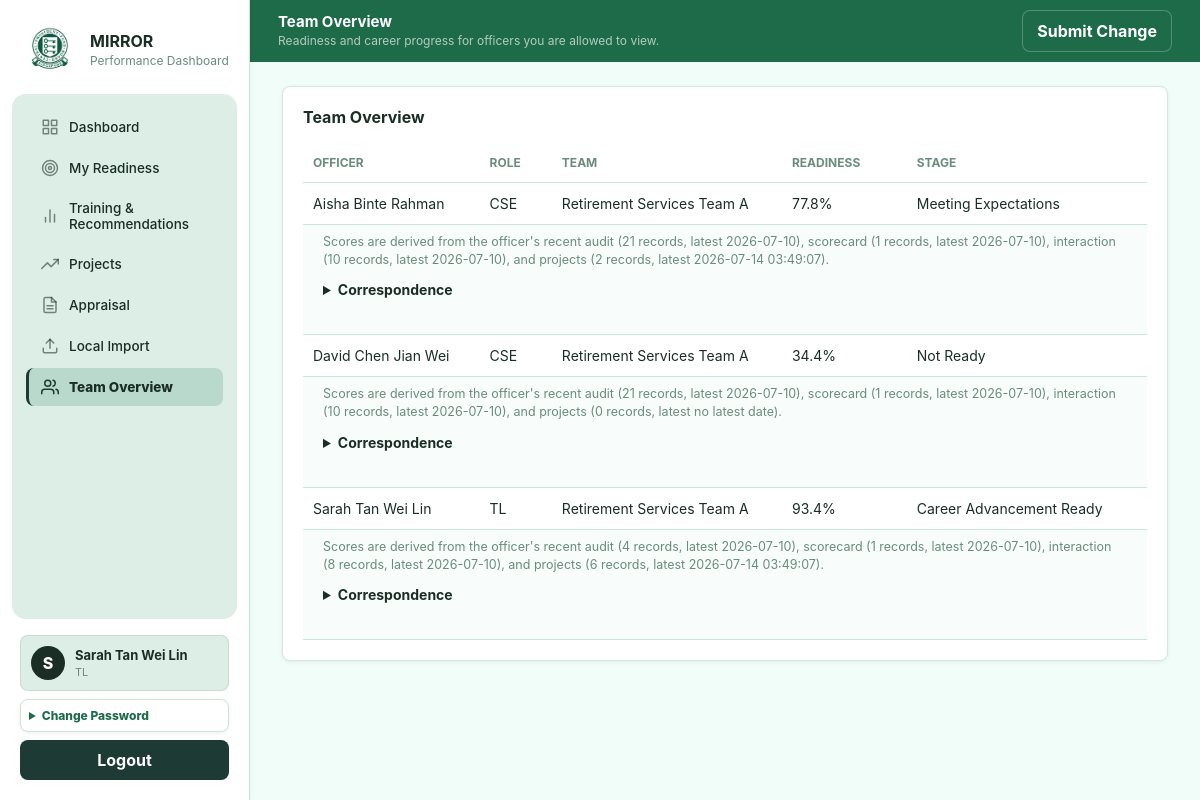
The page /team (signed in) on the database its author committed.
### tables this page shows
CREATE TABLE "users" (
              id TEXT PRIMARY KEY,
              username TEXT NOT NULL UNIQUE,
              password_hash TEXT NOT NULL,
              name TEXT NOT NULL,
              role TEXT NOT NULL CHECK (role IN ('CSE', 'TL', 'CSM', 'AH', 'Admin')),
              record_version INTEGER NOT NULL DEFAULT 1,
              updated_at TEXT NOT NULL DEFAULT CURRENT_TIMESTAMP
            );

### app.py (the view)
@app.route("/team")
@login_required
def team():
    user = current_user()
    viewed_user_id = session.get("view_as_id") if user["role"] == "Admin" else None
    leader = find_user(viewed_user_id) if viewed_user_id else user
    if not leader or not can_view_team(leader):                     ## If user is CSE, block.
        abort(403)
    users = list_users()                            ## Get full list of users from database.
    visible = visible_users(leader, users)            ## visible_users() returns only users this person can see.
    return render_page("team.html", data=team_portal_data(visible, leader))

### app.py (called while the page is built)
def current_user():
    user_id = session.get("user_id")
    return find_user(user_id) if user_id else None

def login_required(fn):
    @wraps(fn)
    def wrapper(*args, **kwargs):
        if not current_user():
            return redirect(url_for("login"))
        return fn(*args, **kwargs)
    return wrapper

def render_page(template_name, **page_data):
    user = current_user()
    page_data["logged_in_user"] = user
    visible = visible_users(user, list_users()) if user else []
    viewed_user_id = session.get("view_as_id")
    viewed_user = find_user(viewed_user_id) if viewed_user_id else user
    nav_user = viewed_user if user and user["role"] == "Admin" and viewed_user and viewed_user["id"] != user["id"] else user
    page_data["viewed_user"] = viewed_user
    page_data["nav_user"] = nav_user
    page_data["viewing_options"] = visible
    return render_template(template_name, **page_data)

### db.py (called while the page is built)
def db_path() -> Path:
    return Path(os.getenv("MIRROR_DB_PATH", str(DEFAULT_DB))).resolve()

def connect(path: Path | None = None) -> sqlite3.Connection:
    path = path or db_path()                            ## If caller gives a path, use it. Otherwise use normal app DB path.
    path.parent.mkdir(parents=True, exist_ok=True)      ## create the folder if missing
    conn = sqlite3.connect(path)                        ## opens the DB file, if file does not exist, SQLite can create it
    conn.row_factory = sqlite3.Row                      ## makes rows accessible by column name row["username"] (instead of just index row[0])
    conn.execute("PRAGMA foreign_keys = ON")            ## turns on foreign keys
    conn.execute("PRAGMA journal_mode = WAL")           ## WAL mode helps SQLite handle read/writes more smoothly
    return conn                                         ## return the open connection

def row_to_dict(row: sqlite3.Row | None) -> dict[str, Any] | None:
    return dict(row) if row else None

def rows_to_dicts(rows: list[sqlite3.Row]) -> list[dict[str, Any]]:
    return [dict(row) for row in rows]

def loads(value: str | None, fallback: Any = None) -> Any:
    if not value:
        return fallback
    try:
        return json.loads(value)
    except json.JSONDecodeError:
        return fallback

### repositories.py (called while the page is built)
def find_user(user_id: str) -> dict[str, Any] | None:
    with connect() as conn:
        row = conn.execute(
            "SELECT * FROM users WHERE id = ?",
            (user_id,),
        ).fetchone()
        return row_to_dict(row)

### templates/team.html (shortened to what this page needs)
{% extends "base.html" %}
{% block content %}
<header class="page-header">
  <div>
    <h1>Team Overview</h1>
    <p>Readiness and career progress for officers you are allowed to view.</p>
  </div>
  <a class="button-link" href="{{ url_for('changes') }}">Submit Change</a>
</header>
<section class="panel">
  <h2>Team Overview</h2>
  <table class="data-table">
    <thead>
      <tr>
        <th>Officer</th>
        <th>Role</th>
        <th>Team</th>
        <th>Readiness</th>
        <th>Stage</th>
      </tr>
    </thead>
    <tbody>
      {% for row in data.rows %}
      <tr>
        <td>{{ row.officer.name }}</td>
        <td>{{ row.officer.role }}</td>
        <td>{{ row.team }}</td>
        <td>{{ row.readiness_score }}%</td>
        <td>{{ row.stage }}</td>
      </tr>
      <tr class="team-competency-row">
        <td colspan="5">
          <p class="competency-rationale-note">{{ row.evidence_summary }}</p>
          {% for group_name, items in row.competency_groups.items() %}
          <details class="team-competency-section">
            <summary>{{ group_name|title }}</summary>
          </details>
          {% endfor %}
        </td>
      </tr>
      {% else %}
      <tr>
        <td colspan="5">No team members are configured for this user.</td>
      </tr>
      {% endfor %}
    </tbody>
  </table>
</section>
{% endblock %}

### templates/base.html (shortened to what this page needs)
<!doctype html>
<html lang="en">
<head>
  <link rel="stylesheet" href="{{ url_for('static', filename='css/app.css', v='flash-overlay-1') }}">
</head>
<body>
  {% if logged_in_user %}
  <aside class="sidebar">
    <div class="brand">
      <img class="brand-mark" src="{{ url_for('static', filename='img/cpf.jpeg') }}" alt="CPF">
      <div>
        <strong>MIRROR</strong>
        <span>Performance Dashboard</span>
      </div>
    </div>
    <nav>
      {% if nav_user.role != "Admin" %}
      <a class="{{ 'active' if request.endpoint == 'dashboard' else '' }}" href="{{ url_for('dashboard') }}">
        <span class="nav-icon"><svg viewBox="0 0 24 24"><rect x="3" y="3" width="7" height="7"></rect><rect x="14" y="3" width="7" height="7"></rect><rect x="14" y="14" width="7" height="7"></rect><rect x="3" y="14" width="7" height="7"></rect></svg></span>
        <span>Dashboard</span>
      </a>
      <a class="{{ 'active' if request.endpoint == 'readiness_page' else '' }}" href="{{ url_for('readiness_page') }}">
        <span class="nav-icon"><svg viewBox="0 0 24 24"><circle cx="12" cy="12" r="10"></circle><circle cx="12" cy="12" r="6"></circle><circle cx="12" cy="12" r="2"></circle></svg></span>
        <span>My Readiness</span>
      </a>
      <a class="{{ 'active' if request.endpoint == 'training_page' else '' }}" href="{{ url_for('training_page') }}">
        <span class="nav-icon"><svg viewBox="0 0 24 24"><line x1="18" y1="20" x2="18" y2="10"></line><line x1="12" y1="20" x2="12" y2="4"></line><line x1="6" y1="20" x2="6" y2="14"></line></svg></span>
        <span>Training & Recommendations</span>
      </a>
      <a class="{{ 'active' if request.endpoint == 'projects_page' else '' }}" href="{{ url_for('projects_page') }}">
        <span class="nav-icon"><svg viewBox="0 0 24 24"><polyline points="23 6 13.5 15.5 8.5 10.5 1 18"></polyline><polyline points="17 6 23 6 23 12"></polyline></svg></span>
        <span>Projects</span>
      </a>
      <a class="{{ 'active' if request.endpoint == 'appraisal_page' else '' }}" href="{{ url_for('appraisal_page') }}">
        <span class="nav-icon"><svg viewBox="0 0 24 24"><path d="M14 2H6a2 2 0 0 0-2 2v16a2 2 0 0 0 2 2h12a2 2 0 0 0 2-2V8z"></path><polyline points="14 2 14 8 20 8"></polyline><line x1="8" y1="13" x2="16" y2="13"></line><line x1="8" y1="17" x2="16" y2="17"></line></svg></span>
        <span>Appraisal</span>
      </a>
      <a class="{{ 'active' if request.endpoint == 'local_import_page' else '' }}" href="{{ url_for('local_import_page') }}">
        <span class="nav-icon"><svg viewBox="0 0 24 24"><path d="M21 15v4a2 2 0 0 1-2 2H5a2 2 0 0 1-2-2v-4"></path><polyline points="17 8 12 3 7 8"></polyline><line x1="12" y1="3" x2="12" y2="15"></line></svg></span>
        <span>Local Import</span>
      </a>
      {% endif %}
      {% if nav_user.role in ["TL", "CSM", "AH"] %}
      <a class="{{ 'active' if request.endpoint == 'team' else '' }}" href="{{ url_for('team') }}">
        <span class="nav-icon"><svg viewBox="0 0 24 24"><path d="M17 21v-2a4 4 0 0 0-4-4H5a4 4 0 0 0-4 4v2"></path><circle cx="9" cy="7" r="4"></circle><path d="M23 21v-2a4 4 0 0 0-3-3.87"></path><path d="M16 3.13a4 4 0 0 1 0 7.75"></path></svg></span>
        <span>Team Overview</span>
      </a>
      {% endif %}
    </nav>
    <div class="sidebar-footer">
      <div class="sidebar-profile">
        <span class="profile-avatar">{{ logged_in_user.name[:1] }}</span>
        <div>
          <strong>{{ logged_in_user.name }}</strong>
          <small>{{ logged_in_user.role }}</small>
        </div>
      </div>
      <details class="password-panel">
        <summary>Change Password</summary>
      </details>
      <form method="post" action="{{ url_for('logout') }}">
        <button class="ghost-button" type="submit">Logout</button>
      </form>
    </div>
  </aside>
  {% endif %}
  <main class="{{ 'shell' if logged_in_user else 'login-shell' }}">
    {% block content %}{% endblock %}
  </main>
</body>
</html>

### rows shown on the page
users: name "S", name "Sarah Tan Wei Lin", role "TL", officer.name "Sarah Tan Wei Lin", officer.role "TL"
users: officer.name "Aisha Binte Rahman", officer.role "CSE"
users: officer.name "David Chen Jian Wei", officer.role "CSE"

### other values the page prints
{{ row.team }} "Retirement Services Team A" "Retirement Services Team A" "Retirement Services Team A"
{{ row.readiness_score }} "77.8" "34.4" "93.4"
{{ row.stage }} "Meeting Expectations" "Not Ready" "Career Advancement Ready"
{{ group_name|title }} "Correspondence" "Correspondence" "Correspondence"
